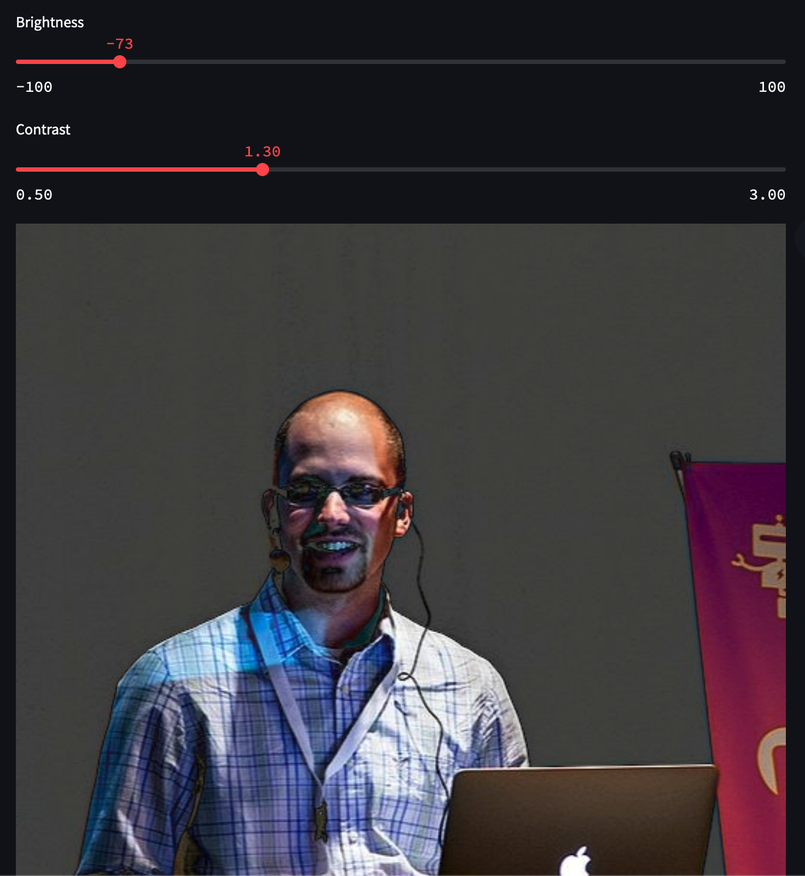
#> input picture images/1.png, 805 x 876 px, shrunk from 1472 x 1602 before the run, given in place of the camera
$ jupyter execute Project.ipynb   (text cells are left out)
#> lines starting #> are read from the running program, lines starting #| are printed output that depends on the picture; after the words box and inside, x2 and y2 are one past the last pixel; in counts of white or black regions, pixels touching at a corner belong together
[cell 1]
import cv2

cap = cv2.VideoCapture(0)
while(True):
    ret, frame = cap.read()
#> frame is the input picture: shape (876, 805, 3); mean B, G, R 61, 55.6, 58.9
    cv2.imshow('frame', frame)
    if cv2.waitKey(1) == ord('q'):
#> (key q is pressed here)
        break
cap.release()
cv2.destroyAllWindows()
cv2.waitKey(1)

[cell 2]
import cv2

cap = cv2.VideoCapture(0)
while(True):
    ret, frame = cap.read()

    gray = cv2.cvtColor(frame, cv2.COLOR_RGB2GRAY)
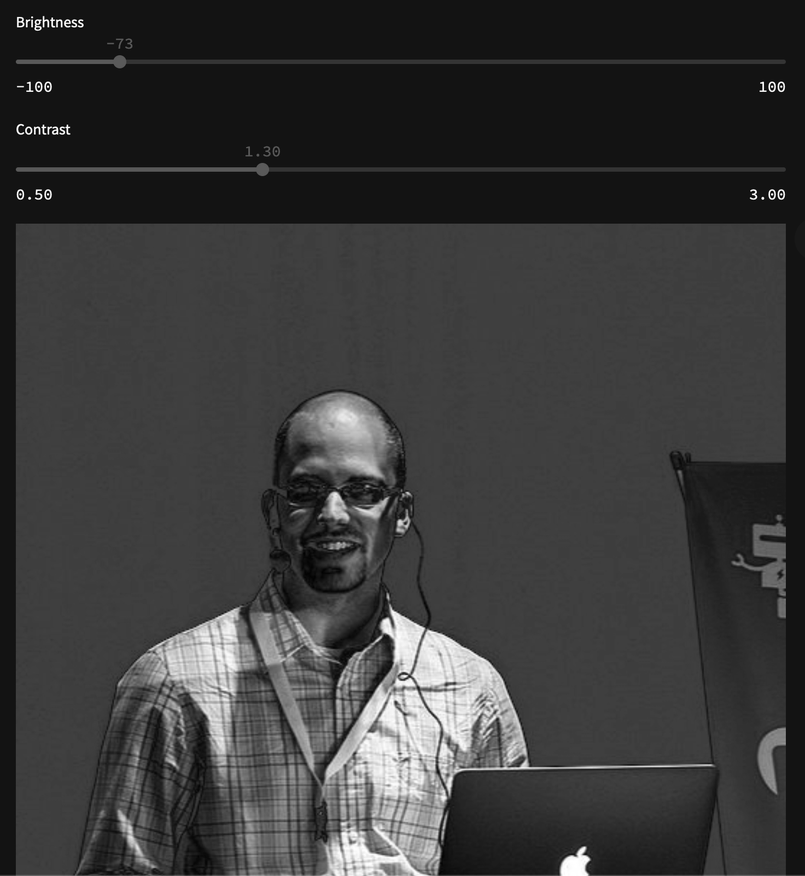
#> gray: shape (876, 805); min 0, max 255, mean 57.5
    cv2.imshow('frame', gray)
    if cv2.waitKey(1) == ord('q'):
#> (key q is pressed here)
        break
cap.release()
cv2.destroyAllWindows()
cv2.waitKey(1)

[cell 3]
import cv2

cap = cv2.VideoCapture(0)
while(True):
    ret, frame = cap.read()
    # --------CASCADE---------

    # Convert to Greyscale
    gray = cv2.cvtColor(frame, cv2.COLOR_BGR2GRAY)
    # Denoise (also try bluring, this is expensive )
    denoised = cv2.fastNlMeansDenoising(gray, h=3, templateWindowSize=7, searchWindowSize=21)
    # Apply threshold
    thresholded = cv2.adaptiveThreshold(denoised, 255, cv2.ADAPTIVE_THRESH_GAUSSIAN_C, cv2.THRESH_BINARY, 115, 1)
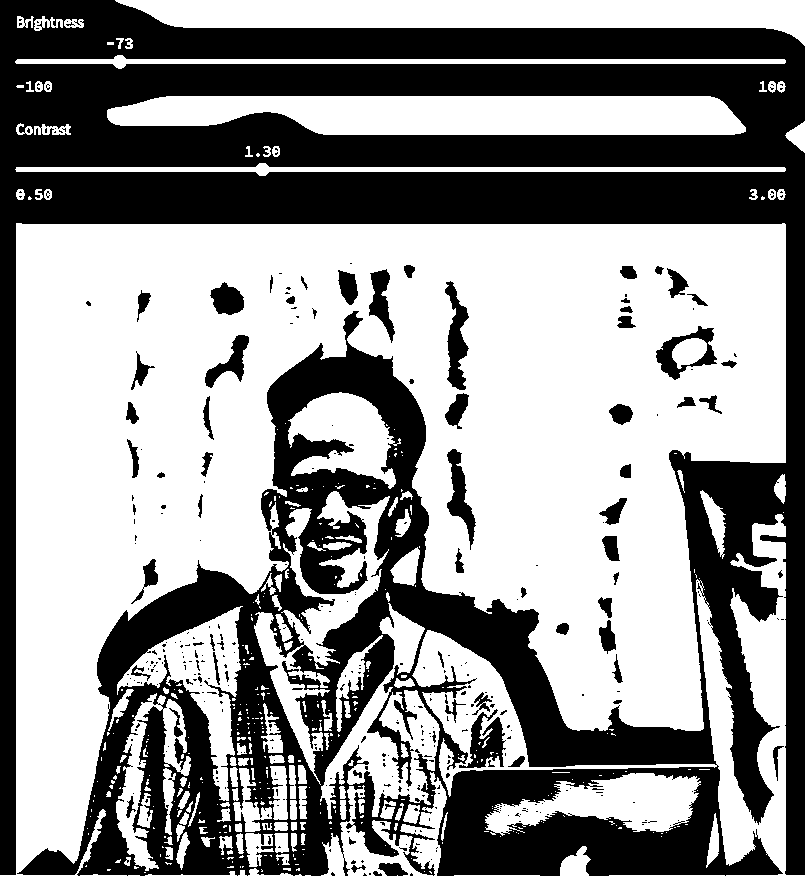
#> thresholded: shape (876, 805); 57.4% white; 362 black regions (293 under 20 px), largest, box (x1, y1, x2, y2) and area: (0, 0, 805, 876) 283568, (445, 281, 469, 390) 1355, (459, 709, 506, 768) 1283
    # Mirror image
    mirrored = cv2.flip(thresholded, 1)
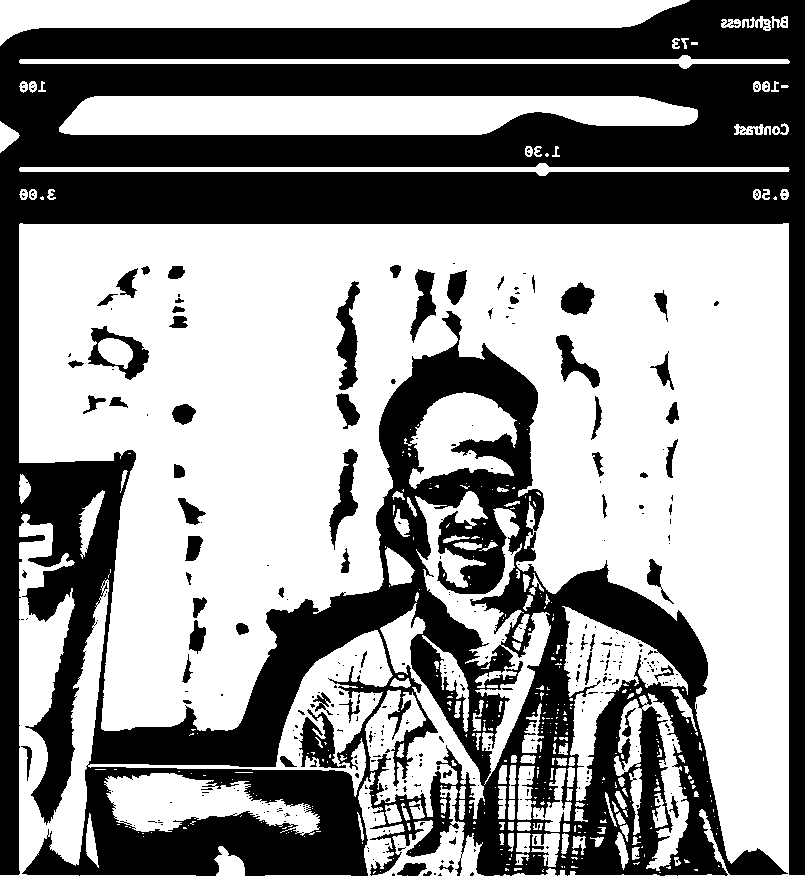
#> mirrored: shape (876, 805); 57.4% white; 362 black regions (293 under 20 px), largest, box (x1, y1, x2, y2) and area: (0, 0, 805, 876) 283568, (336, 281, 360, 390) 1355, (299, 709, 346, 768) 1283
    # --------***---------

    cv2.imshow('frame', mirrored)
    if cv2.waitKey(1) == ord('q'):
#> (key q is pressed here)
        break
cap.release()
cv2.destroyAllWindows()
cv2.waitKey(1)

[cell 4]
import cv2


# Callback function from trackbar
def onChange(x):
    # print(x)
    pass


cap = cv2.VideoCapture(0)
# Create Named window and trackbars:
cv2.namedWindow('openCV UI', cv2.WINDOW_NORMAL)
cv2.createTrackbar('Brigthness', 'openCV UI', 0, 100, onChange)
#> slider 'Brigthness' is set to 33
cv2.createTrackbar('Contrast', 'openCV UI', 0, 100, onChange)
#> slider 'Contrast' is set to 33


while(True):
    ret, frame = cap.read()

    # Get trackbar values
    brigthness = cv2.getTrackbarPos('Brigthness', 'openCV UI')
    contrast = (cv2.getTrackbarPos('Contrast', 'openCV UI')/100)+1
    # Change brigthness & contrast
    frame = cv2.convertScaleAbs(frame, alpha=contrast, beta=brigthness)
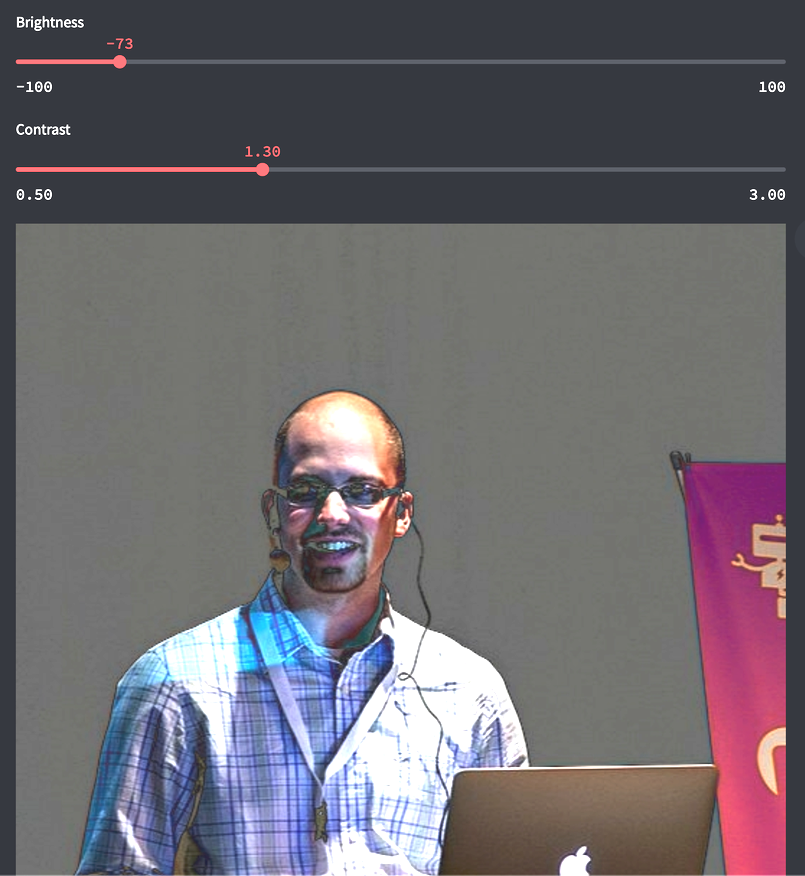
#> frame: shape (876, 805, 3); mean B, G, R 110.8, 104.7, 108.8

    cv2.imshow('openCV UI', frame)
    if cv2.waitKey(1) == ord('q'):
#> (key q is pressed here)
        break

cap.release()
cv2.destroyAllWindows()
cv2.waitKey(1)

$ run again, on images/2.png
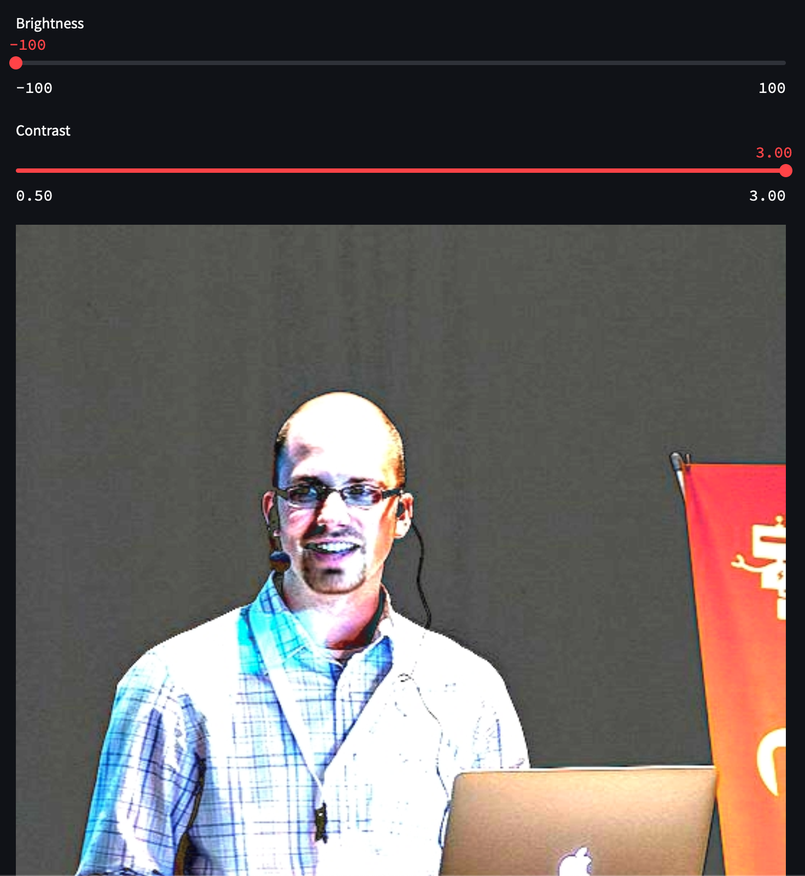
#> input picture images/2.png, 805 x 876 px, shrunk from 1472 x 1602 before the run, given in place of the camera
#> frame is the input picture: shape (876, 805, 3); mean B, G, R 92.9, 93.8, 99.7
#> `thresholded = cv2.adaptiveThreshold(denoised, 255, cv2.ADAPTIVE_THRESH..`:
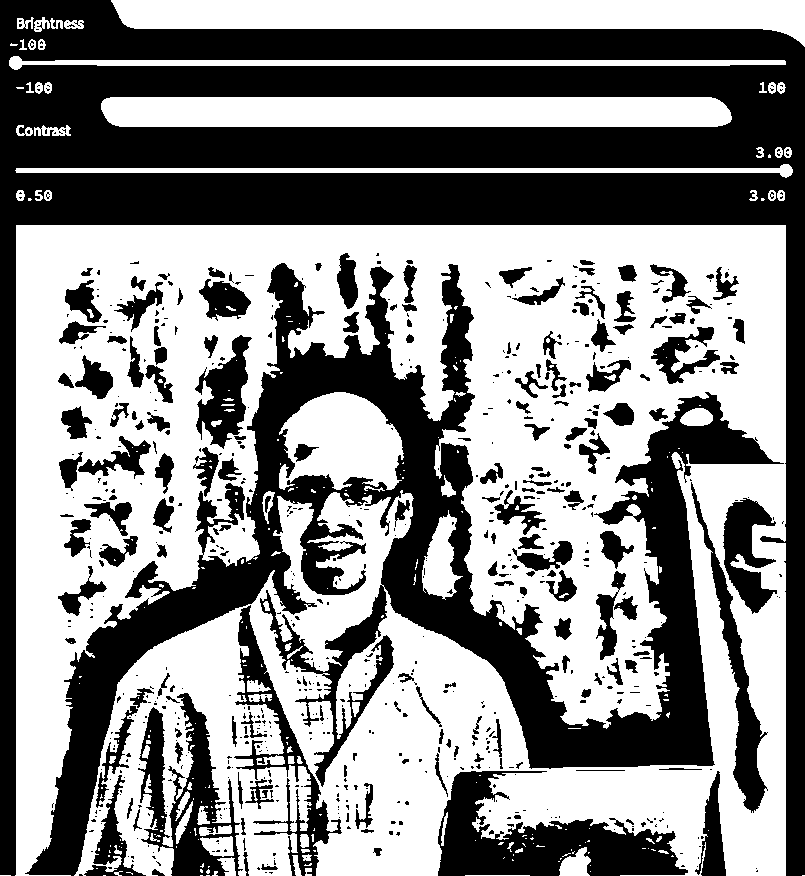
#> thresholded: shape (876, 805); 54.3% white; 698 black regions (509 under 20 px), largest, box (x1, y1, x2, y2) and area: (0, 0, 805, 876) 154554, (25, 263, 784, 876) 92598, (438, 771, 688, 876) 12444
#> mirrored: shape (876, 805); 54.3% white; 698 black regions (509 under 20 px), largest, box (x1, y1, x2, y2) and area: (0, 0, 805, 876) 154554, (21, 263, 780, 876) 92598, (117, 771, 367, 876) 12444
#> `frame = cv2.convertScaleAbs(frame, alpha=contrast, beta=brigthness)`:
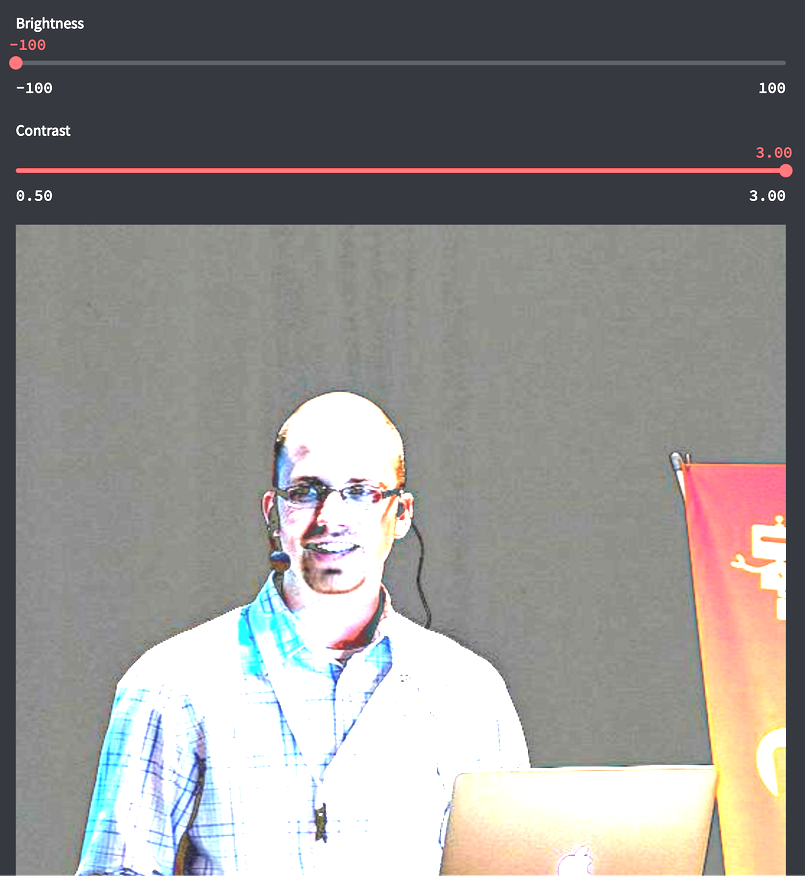
#> frame: shape (876, 805, 3); mean B, G, R 140.6, 142.5, 144.4
